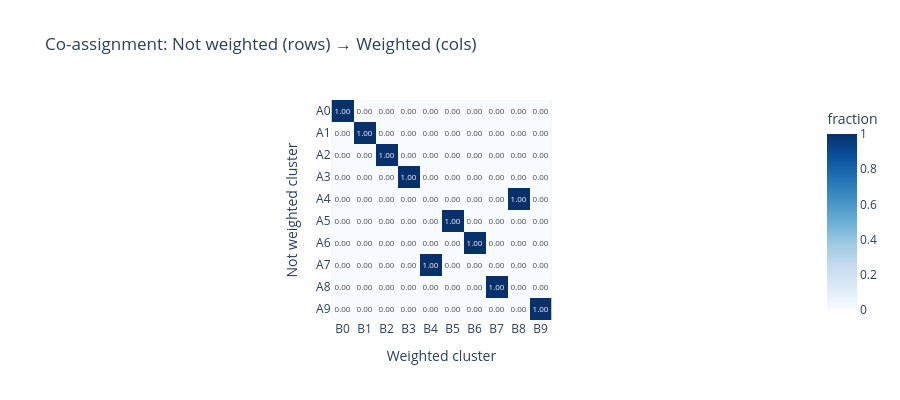
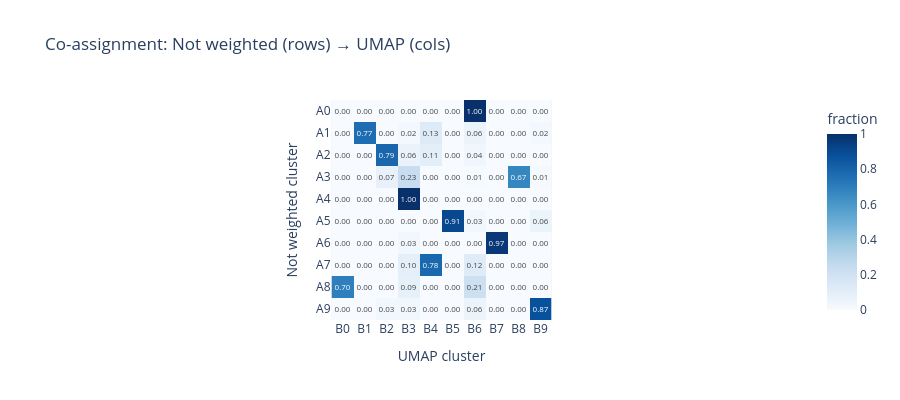
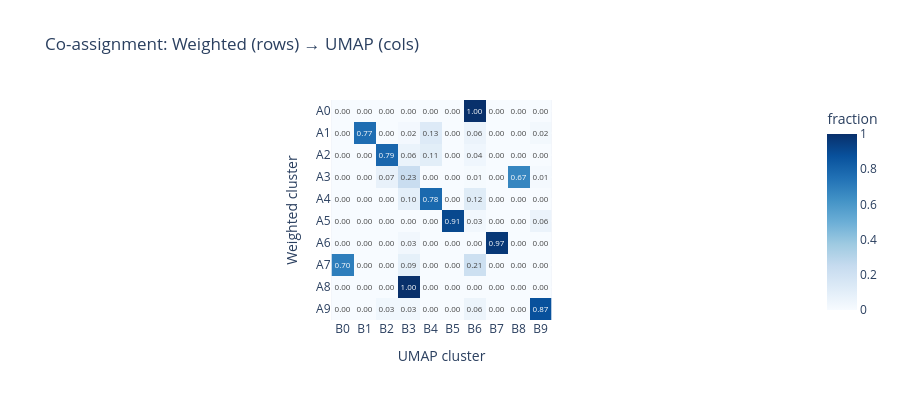

Here is the notebook cell these charts were saved with, in order:
### Markdown cell above
The three scatter plots use the same 2D embedding — only the colour assignment changes. The visual structure is consistent across all three panels: the same point clouds appear in the same positions, and the colour boundaries between them shift only slightly. Not weighted and weighted are nearly indistinguishable visually, which is consistent with ARI = 0.988. The UMAP panel (k=6) shows some of the finer clusters from the k=10 solutions merged into single colours — particularly the dense groups in the upper right and centre — reflecting the fact that UMAP found 6 broader segments where the distance-space methods found 10.

### Code cell
# Pairwise client agreement heatmap
#
# For each pair of methods, we compute a co-assignment matrix:
# what fraction of client pairs that are in the same cluster under
# method A are also in the same cluster under method B.
# This reveals whether the methods agree on the CORE of each cluster
# even when they disagree on the exact boundaries.

def coassignment_matrix(lbls_a: np.ndarray, lbls_b: np.ndarray) -> pd.DataFrame:
    """
    For each cluster in A, show what fraction of its members land in
    each cluster of B. Rows = A clusters, columns = B clusters.
    Dominated rows (one cell >> others) = high agreement on that group.
    Spread rows = A splits a group that B merges, or vice versa.
    """
    ka = sorted(np.unique(lbls_a))
    kb = sorted(np.unique(lbls_b))
    mat = np.zeros((len(ka), len(kb)))
    for i, a in enumerate(ka):
        mask = lbls_a == a
        total = mask.sum()
        for j, b in enumerate(kb):
            mat[i, j] = (lbls_b[mask] == b).sum() / total
    return pd.DataFrame(mat,
                        index=[f"A{a}" for a in ka],
                        columns=[f"B{b}" for b in kb])

pairs_to_plot = [
    ("Not weighted", "Weighted",
     label_sets["Not weighted"], label_sets["Weighted"]),
    ("Not weighted", "UMAP",
     label_sets["Not weighted"], label_sets["UMAP"]),
    ("Weighted",     "UMAP",
     label_sets["Weighted"],     label_sets["UMAP"]),
]

for name_a, name_b, lbls_a, lbls_b in pairs_to_plot:
    co = coassignment_matrix(lbls_a, lbls_b)
    fig = px.imshow(
        co,
        color_continuous_scale="Blues",
        zmin=0, zmax=1,
        text_auto=".2f",
        title=f"Co-assignment: {name_a} (rows) → {name_b} (cols)",
        labels={"x": name_b + " cluster", "y": name_a + " cluster",
                "color": "fraction"},
    )
    fig.update_layout(height=400)
    fig.show()

### Figure 1 — Plotly figure (JSON) as saved in the notebook; plotly's stock layout.template omitted (floating-point values rounded to 4 significant figures)
{"data": [{"coloraxis": "coloraxis", "hovertemplate": "Weighted cluster: %{x}<br>Not weighted cluster: %{y}<br>fraction: %{z}<extra></extra>", "name": "0", "texttemplate": "%{z:.2f}", "type": "heatmap", "x": ["B0", "B1", "B2", "B3", "B4", "B5", "B6", "B7", "B8", "B9"], "xaxis": "x", "y": ["A0", "A1", "A2", "A3", "A4", "A5", "A6", "A7", "A8", "A9"], "yaxis": "y", "z": [[1.0, 0.0, 0.0, 0.0, 0.0, 0.0, 0.0, 0.0, 0.0, 0.0], [0.0, 1.0, 0.0, 0.0, 0.0, 0.0, 0.0, 0.0, 0.0, 0.0], [0.0, 0.0, 1.0, 0.0, 0.0, 0.0, 0.0, 0.0, 0.0, 0.0], [0.0, 0.0, 0.0, 1.0, 0.0, 0.0, 0.0, 0.0, 0.0, 0.0], [0.0, 0.0, 0.0, 0.0, 0.0, 0.0, 0.0, 0.0, 1.0, 0.0], [0.0, 0.0, 0.0, 0.0, 0.0, 1.0, 0.0, 0.0, 0.0, 0.0], [0.0, 0.0, 0.0, 0.0, 0.0, 0.0, 1.0, 0.0, 0.0, 0.0], [0.0, 0.0, 0.0, 0.0, 1.0, 0.0, 0.0, 0.0, 0.0, 0.0], [0.002778, 0.0, 0.0, 0.0, 0.0, 0.0, 0.0, 0.9972, 0.0, 0.0], [0.0, 0.0, 0.0, 0.0, 0.0, 0.0, 0.0, 0.0, 0.0, 1.0]]}], "layout": {"coloraxis": {"cmax": 1, "cmin": 0, "colorbar": {"title": {"text": "fraction"}}, "colorscale": [[0, "rgb(247,251,255)"], [0.125, "rgb(222,235,247)"], [0.25, "rgb(198,219,239)"], [0.375, "rgb(158,202,225)"], [0.5, "rgb(107,174,214)"], [0.625, "rgb(66,146,198)"], [0.75, "rgb(33,113,181)"], [0.875, "rgb(8,81,156)"], [1, "rgb(8,48,107)"]]}, "height": 400, "title": {"text": "Co-assignment: Not weighted (rows) → Weighted (cols)"}, "xaxis": {"anchor": "y", "constrain": "domain", "domain": [0, 1], "scaleanchor": "y", "title": {"text": "Weighted cluster"}}, "yaxis": {"anchor": "x", "autorange": "reversed", "constrain": "domain", "domain": [0, 1], "title": {"text": "Not weighted cluster"}}}}

### Figure 2 — Plotly figure (JSON) as saved in the notebook; plotly's stock layout.template omitted (floating-point values rounded to 4 significant figures)
{"data": [{"coloraxis": "coloraxis", "hovertemplate": "UMAP cluster: %{x}<br>Not weighted cluster: %{y}<br>fraction: %{z}<extra></extra>", "name": "0", "texttemplate": "%{z:.2f}", "type": "heatmap", "x": ["B0", "B1", "B2", "B3", "B4", "B5", "B6", "B7", "B8", "B9"], "xaxis": "x", "y": ["A0", "A1", "A2", "A3", "A4", "A5", "A6", "A7", "A8", "A9"], "yaxis": "y", "z": [[0.0, 0.0, 0.0, 0.0, 0.0, 0.0, 1.0, 0.0, 0.0, 0.0], [0.0, 0.7657, 0.0, 0.02098, 0.1294, 0.0, 0.05944, 0.0, 0.0, 0.02448], [0.0, 0.0, 0.7923, 0.0639, 0.1054, 0.0, 0.03834, 0.0, 0.0, 0.0], [0.0, 0.0, 0.07479, 0.2329, 0.0, 0.0, 0.008547, 0.0, 0.6688, 0.01496], [0.0, 0.0, 0.0, 1.0, 0.0, 0.0, 0.0, 0.0, 0.0, 0.0], [0.0, 0.0, 0.0, 0.0, 0.0, 0.9102, 0.0312, 0.0, 0.0, 0.0586], [0.0, 0.0, 0.0, 0.03045, 0.0, 0.0, 0.0, 0.9696, 0.0, 0.0], [0.0, 0.0, 0.0, 0.09639, 0.7831, 0.0, 0.1205, 0.0, 0.0, 0.0], [0.6972, 0.0, 0.0, 0.08889, 0.0, 0.0, 0.2139, 0.0, 0.0, 0.0], [0.0, 0.0, 0.03493, 0.03493, 0.0, 0.0, 0.05677, 0.0, 0.0, 0.8734]]}], "layout": {"coloraxis": {"cmax": 1, "cmin": 0, "colorbar": {"title": {"text": "fraction"}}, "colorscale": [[0, "rgb(247,251,255)"], [0.125, "rgb(222,235,247)"], [0.25, "rgb(198,219,239)"], [0.375, "rgb(158,202,225)"], [0.5, "rgb(107,174,214)"], [0.625, "rgb(66,146,198)"], [0.75, "rgb(33,113,181)"], [0.875, "rgb(8,81,156)"], [1, "rgb(8,48,107)"]]}, "height": 400, "title": {"text": "Co-assignment: Not weighted (rows) → UMAP (cols)"}, "xaxis": {"anchor": "y", "constrain": "domain", "domain": [0, 1], "scaleanchor": "y", "title": {"text": "UMAP cluster"}}, "yaxis": {"anchor": "x", "autorange": "reversed", "constrain": "domain", "domain": [0, 1], "title": {"text": "Not weighted cluster"}}}}

### Figure 3 — Plotly figure (JSON) as saved in the notebook; plotly's stock layout.template omitted (floating-point values rounded to 4 significant figures)
{"data": [{"coloraxis": "coloraxis", "hovertemplate": "UMAP cluster: %{x}<br>Weighted cluster: %{y}<br>fraction: %{z}<extra></extra>", "name": "0", "texttemplate": "%{z:.2f}", "type": "heatmap", "x": ["B0", "B1", "B2", "B3", "B4", "B5", "B6", "B7", "B8", "B9"], "xaxis": "x", "y": ["A0", "A1", "A2", "A3", "A4", "A5", "A6", "A7", "A8", "A9"], "yaxis": "y", "z": [[0.0, 0.0, 0.0, 0.0, 0.0, 0.0, 1.0, 0.0, 0.0, 0.0], [0.0, 0.7657, 0.0, 0.02098, 0.1294, 0.0, 0.05944, 0.0, 0.0, 0.02448], [0.0, 0.0, 0.7923, 0.0639, 0.1054, 0.0, 0.03834, 0.0, 0.0, 0.0], [0.0, 0.0, 0.07479, 0.2329, 0.0, 0.0, 0.008547, 0.0, 0.6688, 0.01496], [0.0, 0.0, 0.0, 0.09639, 0.7831, 0.0, 0.1205, 0.0, 0.0, 0.0], [0.0, 0.0, 0.0, 0.0, 0.0, 0.9102, 0.0312, 0.0, 0.0, 0.0586], [0.0, 0.0, 0.0, 0.03045, 0.0, 0.0, 0.0, 0.9696, 0.0, 0.0], [0.6992, 0.0, 0.0, 0.08914, 0.0, 0.0, 0.2117, 0.0, 0.0, 0.0], [0.0, 0.0, 0.0, 1.0, 0.0, 0.0, 0.0, 0.0, 0.0, 0.0], [0.0, 0.0, 0.03493, 0.03493, 0.0, 0.0, 0.05677, 0.0, 0.0, 0.8734]]}], "layout": {"coloraxis": {"cmax": 1, "cmin": 0, "colorbar": {"title": {"text": "fraction"}}, "colorscale": [[0, "rgb(247,251,255)"], [0.125, "rgb(222,235,247)"], [0.25, "rgb(198,219,239)"], [0.375, "rgb(158,202,225)"], [0.5, "rgb(107,174,214)"], [0.625, "rgb(66,146,198)"], [0.75, "rgb(33,113,181)"], [0.875, "rgb(8,81,156)"], [1, "rgb(8,48,107)"]]}, "height": 400, "title": {"text": "Co-assignment: Weighted (rows) → UMAP (cols)"}, "xaxis": {"anchor": "y", "constrain": "domain", "domain": [0, 1], "scaleanchor": "y", "title": {"text": "UMAP cluster"}}, "yaxis": {"anchor": "x", "autorange": "reversed", "constrain": "domain", "domain": [0, 1], "title": {"text": "Weighted cluster"}}}}
